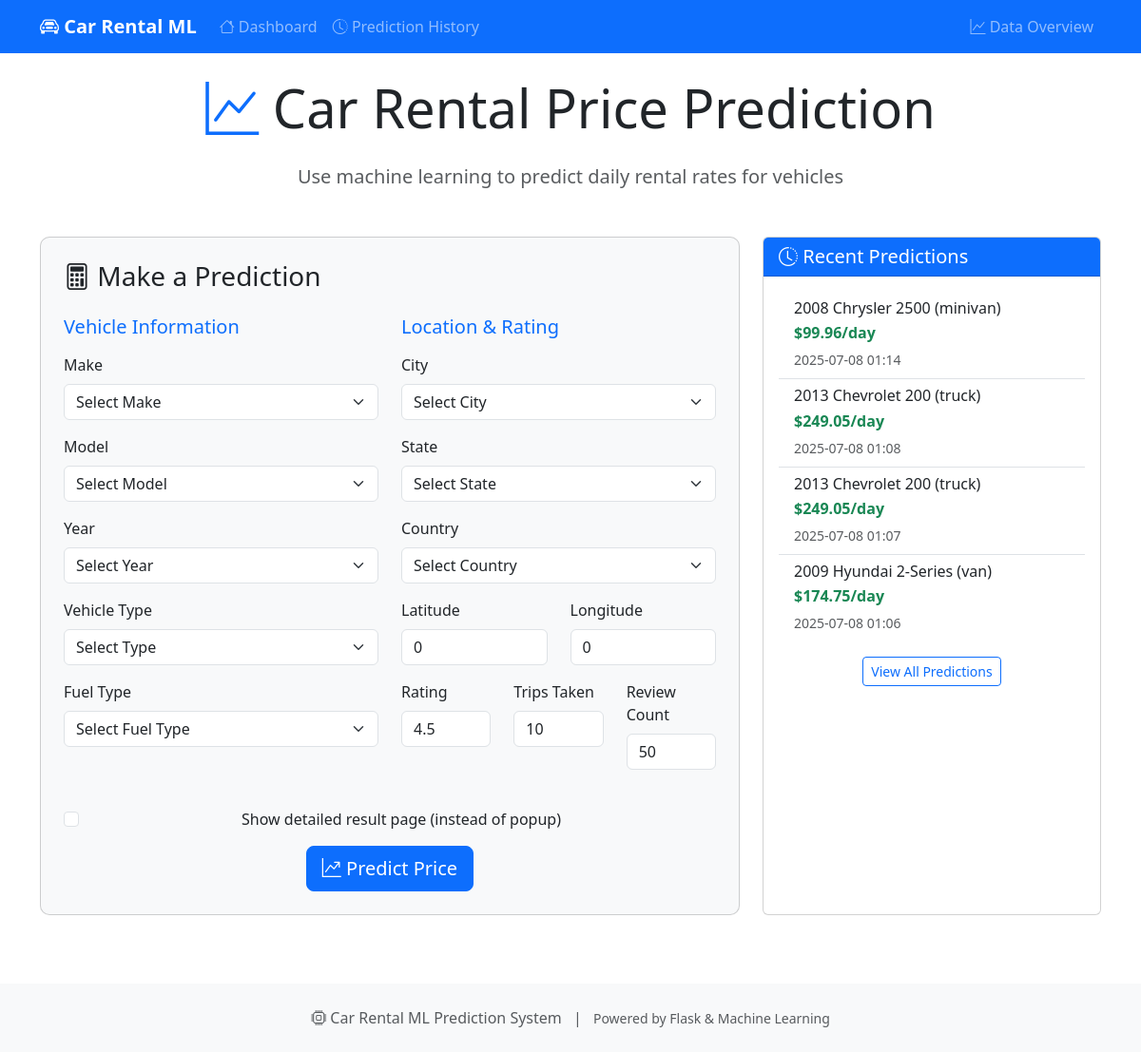
The page / on the database its author committed.
### car_rental_system/app.py (models this page shows)
class PredictionHistory(db.Model):
    id: Mapped[int] = mapped_column(primary_key=True, autoincrement=True, unique=True)
    predicted_price: Mapped[float] = mapped_column(Float)
    vehicle_info: Mapped[str] = mapped_column(String(200))
    prediction_date: Mapped[datetime] = mapped_column(DateTime, default=datetime.utcnow)
    input_data: Mapped[str] = mapped_column(Text)  # JSON string of input data

### car_rental_system/app.py (the view)
@app.route('/')
def index():
    recent_predictions = PredictionHistory.query.order_by(PredictionHistory.prediction_date.desc()).limit(10).all()
    csv_stats = {}
    if df_data is not None:
        csv_stats = {
            'total_records': len(df_data),
            'unique_vehicles': len(df_data[['vehicle.make', 'vehicle.model', 'vehicle.year']].drop_duplicates()),
            'unique_locations': len(df_data[['location.city', 'location.state', 'location.country']].drop_duplicates()),
            'avg_daily_rate': df_data['rate.daily'].mean() if 'rate.daily' in df_data.columns else 0,
            'date_range': {
                'min_year': int(df_data['vehicle.year'].min()) if 'vehicle.year' in df_data.columns else 'N/A',
                'max_year': int(df_data['vehicle.year'].max()) if 'vehicle.year' in df_data.columns else 'N/A'
            }
        }
    dropdown_data = {}
    if df_data is not None:
        dropdown_data = {
            'fuel_types': sorted(df_data['fuelType'].dropna().unique().tolist()),
            'cities': sorted(df_data['location.city'].dropna().unique().tolist()),
            'countries': sorted(df_data['location.country'].dropna().unique().tolist()),
            'states': sorted(df_data['location.state'].dropna().unique().tolist()),
            'makes': sorted(df_data['vehicle.make'].dropna().unique().tolist()),
            'models': sorted(df_data['vehicle.model'].dropna().unique().tolist()),
            'types': sorted(df_data['vehicle.type'].dropna().unique().tolist()),
            'years': sorted(df_data['vehicle.year'].dropna().unique().tolist(), reverse=True)
        }
    return render_template('index.html',
                         recent_predictions=recent_predictions,
                         csv_stats=csv_stats,
                         dropdown_data=dropdown_data)

### car_rental_system/templates/index.html (shortened to what this page needs)
{% extends "base.html" %}
{% block content %}
<div class="row">
    <div class="col-12">
        <h1 class="display-4 text-center mb-4">
            <i class="bi bi-graph-up text-primary"></i>
            Car Rental Price Prediction
        </h1>
        <p class="lead text-center text-muted mb-5">
            Use machine learning to predict daily rental rates for vehicles
        </p>
    </div>
</div>
<div class="row">
    <div class="col-lg-8 mb-4">
        <div class="card prediction-form p-4">
            <h3 class="card-title mb-4">
                <i class="bi bi-calculator"></i> Make a Prediction
            </h3>
            <form id="predictionForm" method="POST" action="{{ url_for('predict') }}">
                <div class="row">
                    <div class="col-md-6">
                        <h5 class="text-primary mb-3">Vehicle Information</h5>
                        <div class="mb-3">
                            <label for="vehicle.make" class="form-label">Make</label>
                            <select class="form-select" name="vehicle.make" required>
                                <option value="">Select Make</option>
                            </select>
                        </div>
                        <div class="mb-3">
                            <label for="vehicle.model" class="form-label">Model</label>
                            <select class="form-select" name="vehicle.model" required>
                                <option value="">Select Model</option>
                            </select>
                        </div>
                        <div class="mb-3">
                            <label for="vehicle.year" class="form-label">Year</label>
                            <select class="form-select" name="vehicle.year" required>
                                <option value="">Select Year</option>
                            </select>
                        </div>
                        <div class="mb-3">
                            <label for="vehicle.type" class="form-label">Vehicle Type</label>
                            <select class="form-select" name="vehicle.type" required>
                                <option value="">Select Type</option>
                            </select>
                        </div>
                        <div class="mb-3">
                            <label for="fuelType" class="form-label">Fuel Type</label>
                            <select class="form-select" name="fuelType" required>
                                <option value="">Select Fuel Type</option>
                            </select>
                        </div>
                    </div>
                    <div class="col-md-6">
                        <h5 class="text-primary mb-3">Location & Rating</h5>
                        <div class="mb-3">
                            <label for="location.city" class="form-label">City</label>
                            <select class="form-select" name="location.city" required>
                                <option value="">Select City</option>
                            </select>
                        </div>
                        <div class="mb-3">
                            <label for="location.state" class="form-label">State</label>
                            <select class="form-select" name="location.state" required>
                                <option value="">Select State</option>
                            </select>
                        </div>
                        <div class="mb-3">
                            <label for="location.country" class="form-label">Country</label>
                            <select class="form-select" name="location.country" required>
                                <option value="">Select Country</option>
                            </select>
                        </div>
                        <div class="row">
                            <div class="col-6">
                                <div class="mb-3">
                                    <label for="location.latitude" class="form-label">Latitude</label>
                                    <input type="number" step="any" class="form-control" name="location.latitude" value="0" required>
                                </div>
                            </div>
                            <div class="col-6">
                                <div class="mb-3">
                                    <label for="location.longitude" class="form-label">Longitude</label>
                                    <input type="number" step="any" class="form-control" name="location.longitude" value="0" required>
                                </div>
                            </div>
                        </div>
                        <div class="row">
                            <div class="col-4">
                                <div class="mb-3">
                                    <label for="rating" class="form-label">Rating</label>
                                    <input type="number" step="0.1" min="0" max="5" class="form-control" name="rating" value="4.5" required>
                                </div>
                            </div>
                            <div class="col-4">
                                <div class="mb-3">
                                    <label for="renterTripsTaken" class="form-label">Trips Taken</label>
                                    <input type="number" min="0" class="form-control" name="renterTripsTaken" value="10" required>
                                </div>
                            </div>
                            <div class="col-4">
                                <div class="mb-3">
                                    <label for="reviewCount" class="form-label">Review Count</label>
                                    <input type="number" min="0" class="form-control" name="reviewCount" value="50" required>
                                </div>
                            </div>
                        </div>
                    </div>
                </div>
                <div class="text-center mt-4">
                    <div class="form-check mb-3">
                        <input class="form-check-input" type="checkbox" id="fullPageResult" name="fullPageResult">
                        <label class="form-check-label" for="fullPageResult">
                            Show detailed result page (instead of popup)
                        </label>
                    </div>
                    <button type="submit" class="btn btn-primary btn-lg">
                        <i class="bi bi-graph-up-arrow"></i> Predict Price
                    </button>
                </div>
            </form>
        </div>
    </div>
    <div class="col-lg-4 mb-4">
        <div class="card h-100">
            <div class="card-header bg-primary text-white">
                <h5 class="card-title mb-0">
                    <i class="bi bi-clock-history"></i> Recent Predictions
                </h5>
            </div>
            <div class="card-body">
                {% if recent_predictions %}
                    <div class="list-group list-group-flush">
                        {% for prediction in recent_predictions %}
                        <div class="list-group-item prediction-card">
                            <div class="d-flex justify-content-between align-items-start">
                                <div>
                                    <h6 class="mb-1">{{ prediction.vehicle_info }}</h6>
                                    <p class="mb-1 text-success fw-bold">${{ "%.2f"|format(prediction.predicted_price) }}/day</p>
                                    <small class="text-muted">{{ prediction.prediction_date.strftime('%Y-%m-%d %H:%M') }}</small>
                                </div>
                            </div>
                        </div>
                        {% endfor %}
                    </div>
                    <div class="text-center mt-3">
                        <a href="{{ url_for('prediction_history') }}" class="btn btn-outline-primary btn-sm">
                            View All Predictions
                        </a>
                    </div>
                {% else %}
                    <div class="text-center text-muted">
                        <i class="bi bi-inbox fs-1"></i>
                        <p class="mt-2">No predictions yet</p>
                        <small>Make your first prediction using the form!</small>
                    </div>
                {% endif %}
            </div>
        </div>
    </div>
</div>
{% endblock %}

### car_rental_system/templates/base.html (shortened to what this page needs)
<!DOCTYPE html>
<html lang="en">
<head>
    {{ bootstrap.load_css() }}
    <link rel="stylesheet" href="https://cdn.jsdelivr.net/npm/bootstrap-icons@1.7.2/font/bootstrap-icons.css">
</head>
<body>
    <nav class="navbar navbar-expand-lg navbar-dark bg-primary">
        <div class="container">
            <a class="navbar-brand" href="{{ url_for('index') }}">
                <i class="bi bi-car-front"></i> Car Rental ML
            </a>
            <div class="collapse navbar-collapse" id="navbarNav">
                <ul class="navbar-nav me-auto">
                    <li class="nav-item">
                        <a class="nav-link" href="{{ url_for('index') }}">
                            <i class="bi bi-house"></i> Dashboard
                        </a>
                    </li>
                    <li class="nav-item">
                        <a class="nav-link" href="{{ url_for('prediction_history') }}">
                            <i class="bi bi-clock-history"></i> Prediction History
                        </a>
                    </li>
                </ul>
                <ul class="navbar-nav">
                    <li class="nav-item">
                        <a class="nav-link" href="{{ url_for('data_overview') }}" onclick="showDataOverview(); return false;">
                            <i class="bi bi-graph-up"></i> Data Overview
                        </a>
                    </li>
                </ul>
            </div>
        </div>
    </nav>
    <main class="container my-4">
        {% block content %}{% endblock %}
    </main>
    <footer class="bg-light py-4 mt-5">
        <div class="container text-center">
            <p class="mb-0 text-muted">
                <i class="bi bi-cpu"></i> Car Rental ML Prediction System
                <span class="mx-2">|</span>
                <small>Powered by Flask & Machine Learning</small>
            </p>
        </div>
    </footer>
</body>
</html>

### car_rental_system/templates/base.html (style rules this page uses)
.navbar-brand { font-weight: bold; }
.prediction-card { transition: transform 0.2s; }
.prediction-form { background: #f8f9fa; border-radius: 10px; }

### rows shown on the page
PredictionHistory: vehicle_info "2008 Chrysler 2500 (minivan)", predicted_price "99.96", prediction_date "2025-07-08 01:14"
PredictionHistory: vehicle_info "2013 Chevrolet 200 (truck)", predicted_price "249.05", prediction_date "2025-07-08 01:08"
PredictionHistory: vehicle_info "2013 Chevrolet 200 (truck)", predicted_price "249.05", prediction_date "2025-07-08 01:07"
PredictionHistory: vehicle_info "2009 Hyundai 2-Series (van)", predicted_price "174.75", prediction_date "2025-07-08 01:06"
